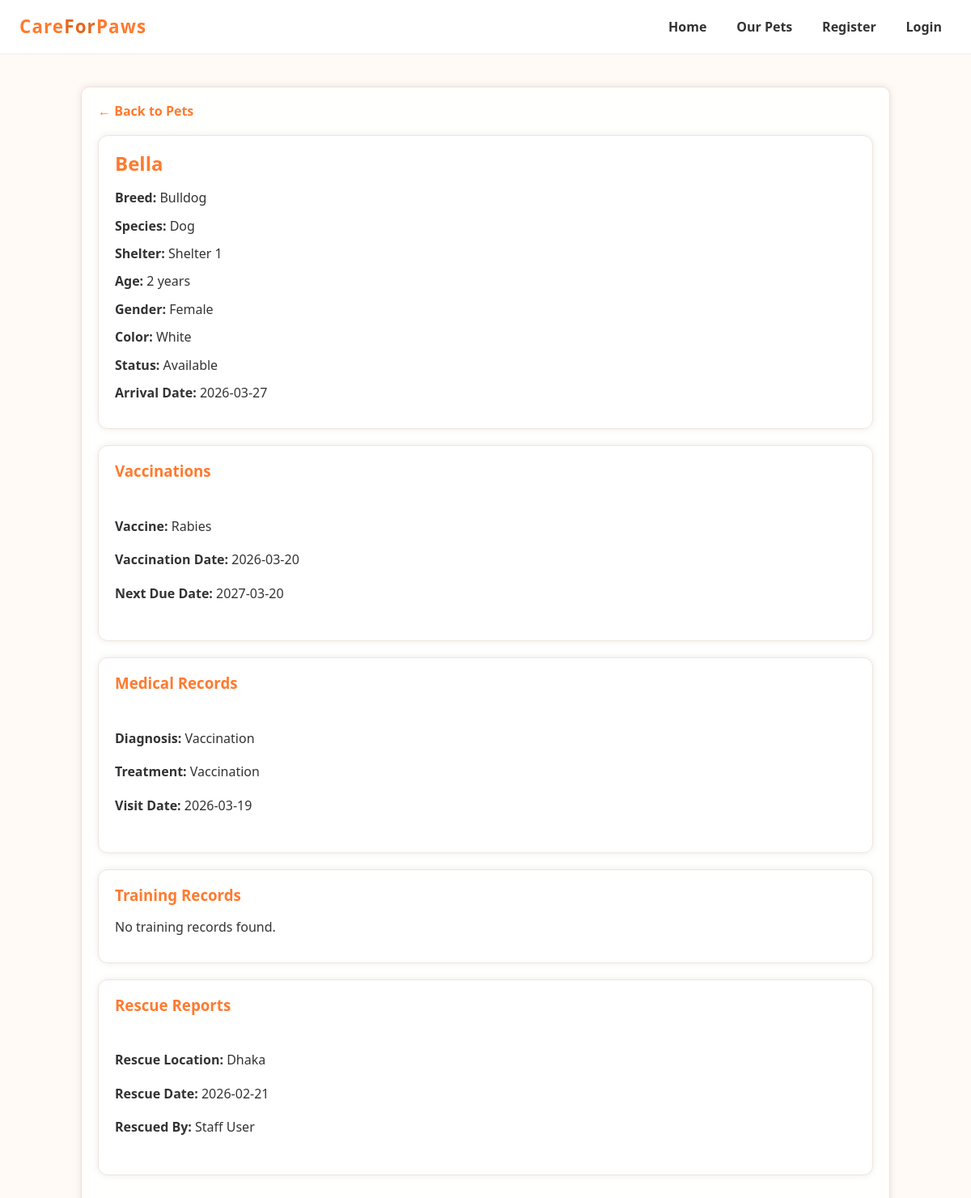
Page /pet_shelter_db/pet_details.php?pet_id=2 on the committed database.
### tables this page shows
CREATE TABLE `pets` (
  `pet_id` int(11) NOT NULL,
  `name` varchar(100) DEFAULT NULL,
  `age` int(11) DEFAULT NULL,
  `gender` varchar(10) DEFAULT NULL,
  `color` varchar(50) DEFAULT NULL,
  `arrival_date` date DEFAULT NULL,
  `status` varchar(50) DEFAULT NULL,
  `shelter_id` int(11) DEFAULT NULL,
  `breed_id` int(11) DEFAULT NULL,
  `species_id` int(11) DEFAULT NULL
);

CREATE TABLE `breeds` (
  `breed_id` int(11) NOT NULL,
  `breed_name` varchar(100) NOT NULL,
  `species_id` int(11) DEFAULT NULL
);

CREATE TABLE `species` (
  `species_id` int(11) NOT NULL,
  `species_name` varchar(50) NOT NULL
);

CREATE TABLE `shelters` (
  `shelter_id` int(11) NOT NULL,
  `name` varchar(100) DEFAULT NULL,
  `location` varchar(150) DEFAULT NULL,
  `capacity` int(11) DEFAULT NULL,
  `contact_number` varchar(20) DEFAULT NULL
);

CREATE TABLE `vaccinations` (
  `vaccination_id` int(11) NOT NULL,
  `pet_id` int(11) DEFAULT NULL,
  `vaccine_name` varchar(100) DEFAULT NULL,
  `vaccination_date` date DEFAULT NULL,
  `next_due_date` date DEFAULT NULL
);

CREATE TABLE `medical_records` (
  `record_id` int(11) NOT NULL,
  `pet_id` int(11) DEFAULT NULL,
  `diagnosis` varchar(200) DEFAULT NULL,
  `treatment` varchar(200) DEFAULT NULL,
  `visit_date` date DEFAULT NULL
);

CREATE TABLE `rescue_reports` (
  `report_id` int(11) NOT NULL,
  `pet_id` int(11) DEFAULT NULL,
  `rescue_location` varchar(150) DEFAULT NULL,
  `rescue_date` date DEFAULT NULL,
  `rescued_by` int(11) DEFAULT NULL
);

CREATE TABLE `users` (
  `user_id` int(11) NOT NULL,
  `name` varchar(100) DEFAULT NULL,
  `email` varchar(100) NOT NULL,
  `phone` varchar(20) DEFAULT NULL,
  `password` varchar(255) NOT NULL,
  `role` varchar(20) NOT NULL
);

### pet_shelter_db/pet_details.php (the view, shortened to what this page needs)
<?php
include("includes/db_connect.php");
$pet_id = isset($_GET['pet_id']) ? (int)$_GET['pet_id'] : 0;
$pet_sql = "SELECT pets.*, breeds.breed_name, species.species_name, shelters.name AS shelter_name
            FROM pets
            LEFT JOIN breeds ON pets.breed_id = breeds.breed_id
            LEFT JOIN species ON pets.species_id = species.species_id
            LEFT JOIN shelters ON pets.shelter_id = shelters.shelter_id
            WHERE pets.pet_id = $pet_id";
$pet_result = mysqli_query($conn, $pet_sql);
$pet = mysqli_fetch_assoc($pet_result);
$vacc_sql = "SELECT * FROM vaccinations WHERE pet_id = $pet_id";
$vacc_result = mysqli_query($conn, $vacc_sql);
$med_sql = "SELECT * FROM medical_records WHERE pet_id = $pet_id";
$med_result = mysqli_query($conn, $med_sql);
$train_sql = "SELECT * FROM training_records WHERE pet_id = $pet_id";
$train_result = mysqli_query($conn, $train_sql);
$rescue_sql = "SELECT rescue_reports.*, staff.staff_id, users.name AS rescuer_name
               FROM rescue_reports
               LEFT JOIN staff ON rescue_reports.rescued_by = staff.staff_id
               LEFT JOIN users ON staff.user_id = users.user_id
               WHERE rescue_reports.pet_id = $pet_id";
$rescue_result = mysqli_query($conn, $rescue_sql);
?>
<!DOCTYPE html>
<html lang="en">
<head>
    <link rel="stylesheet" href="css/style.css">
</head>
<body>
<header class="navbar">
    <a class="logo" href="index.php">Care<span>For</span>Paws</a>
    <nav class="menu-links">
        <a href="index.php">Home</a>
        <a href="pets.php">Our Pets</a>
        <a href="register.php">Register</a>
        <a href="login.php">Login</a>
    </nav>
</header>
<div class="panel details-container">
    <a href="pets.php" class="back-link">← Back to Pets</a>
    <div class="section-box">
        <h2><?php echo $pet['name']; ?></h2>
        <p><strong>Breed:</strong> <?php echo $pet['breed_name']; ?></p>
        <p><strong>Species:</strong> <?php echo $pet['species_name']; ?></p>
        <p><strong>Shelter:</strong> <?php echo $pet['shelter_name']; ?></p>
        <p><strong>Age:</strong> <?php echo $pet['age']; ?> years</p>
        <p><strong>Gender:</strong> <?php echo $pet['gender']; ?></p>
        <p><strong>Color:</strong> <?php echo $pet['color']; ?></p>
        <p><strong>Status:</strong> <?php echo $pet['status']; ?></p>
        <p><strong>Arrival Date:</strong> <?php echo $pet['arrival_date']; ?></p>
    </div>
    <div class="section-box">
        <h3>Vaccinations</h3>
        <?php
        if (mysqli_num_rows($vacc_result) > 0) {
            while ($row = mysqli_fetch_assoc($vacc_result)) {
                echo "<div class='record-item'>";
                echo "<p><strong>Vaccine:</strong> " . $row['vaccine_name'] . "</p>";
                echo "<p><strong>Vaccination Date:</strong> " . $row['vaccination_date'] . "</p>";
                echo "<p><strong>Next Due Date:</strong> " . $row['next_due_date'] . "</p>";
                echo "</div>";
            }
        } else {
            echo "<p>No vaccination records found.</p>";
        }
        ?>
    </div>
    <div class="section-box">
        <h3>Medical Records</h3>
        <?php
        if (mysqli_num_rows($med_result) > 0) {
            while ($row = mysqli_fetch_assoc($med_result)) {
                echo "<div class='record-item'>";
                echo "<p><strong>Diagnosis:</strong> " . $row['diagnosis'] . "</p>";
                echo "<p><strong>Treatment:</strong> " . $row['treatment'] . "</p>";
                echo "<p><strong>Visit Date:</strong> " . $row['visit_date'] . "</p>";
                echo "</div>";
            }
        } else {
            echo "<p>No medical records found.</p>";
        }
        ?>
    </div>
    <div class="section-box">
        <h3>Training Records</h3>
        <?php
        if (mysqli_num_rows($train_result) > 0) {
            while ($row = mysqli_fetch_assoc($train_result)) {
                echo "<div class='record-item'>";
                echo "<p><strong>Trainer:</strong> " . $row['trainer_name'] . "</p>";
                echo "<p><strong>Training Type:</strong> " . $row['training_type'] . "</p>";
                echo "<p><strong>Completion Date:</strong> " . $row['completion_date'] . "</p>";
                echo "</div>";
            }
        } else {
            echo "<p>No training records found.</p>";
        }
        ?>
    </div>
    <div class="section-box">
        <h3>Rescue Reports</h3>
        <?php
        if (mysqli_num_rows($rescue_result) > 0) {
            while ($row = mysqli_fetch_assoc($rescue_result)) {
                echo "<div class='record-item'>";
                echo "<p><strong>Rescue Location:</strong> " . $row['rescue_location'] . "</p>";
                echo "<p><strong>Rescue Date:</strong> " . $row['rescue_date'] . "</p>";
                echo "<p><strong>Rescued By:</strong> " . ($row['rescuer_name'] ? $row['rescuer_name'] : 'Unknown') . "</p>";
                echo "</div>";
            }
        } else {
            echo "<p>No rescue reports found.</p>";
        }
        ?>
    </div>
</div>
</body>
</html>

### pet_shelter_db/css/style.css (style rules this page uses)
html { line-height: 1.15; -webkit-text-size-adjust: 100%; }
body { margin: 0; }
a { background-color: transparent; }
b, strong { font-weight: 900; }
:root { --main-bg: #fffaf5; --accent: #ff7a2f; --accent-dark: #e5671f; --text: #333; --muted: #777; --radius: 10px; --shadow: 0 0 10px rgba(0,0,0,0.1); }
* { box-sizing: border-box; }
body { margin: 0; padding: 0; font-family: 'Segoe UI', Tahoma, Geneva, Verdana, sans-serif; color: var(--text); background-color: var(--main-bg); background-image: url('../pet.jpg'); background-position: center; background-size: cover; background-repeat: no-repeat; min-height: 100vh; }
a { color: var(--accent); text-decoration: none; font-weight: 600; }
p { margin-bottom: 15px; }
.back-link { display: inline-block; margin-bottom: 20px; color: var(--accent); text-decoration: none; font-weight: bold; }
.navbar { display: flex; justify-content: space-between; align-items: center; padding: 16px 24px; background: rgba(255, 255, 255, 0.92); backdrop-filter: blur(8px); border-bottom: 1px solid #eee; position: sticky; top: 0; z-index: 50; }
.logo { font-size: 1.4rem; font-weight: 900; color: var(--accent); letter-spacing: 0.05em; }
.logo span { color: var(--accent-dark); }
.menu-links { display: flex; gap: 0.8rem; list-style: none; margin: 0; padding: 0; }
.menu-links a { color: var(--text); text-decoration: none; font-weight: 600; padding: 8px 12px; border-radius: 6px; transition: all 0.2s ease; }
.panel { width: min(95%, 1100px); margin: 2.5rem auto; padding: 20px; background: rgba(255,255,255,0.92); border-radius: var(--radius); box-shadow: var(--shadow); border: 1px solid #f2e1d7; }
.section-box { background-color: rgba(255,255,255,0.98); padding: 24px; border-radius: var(--radius); box-shadow: 0 16px 30px rgba(0,0,0,0.08); border: 1px solid #f0e5dc; margin-bottom: 20px; }
.section-box h2, .section-box h3 { color: var(--accent); margin-top: 0; }
.record-item { border-bottom: 1px solid #ddd; padding: 12px 0; line-height: 1.6; }
.record-item:last-child { border-bottom: none; }
.details-container { width: min(95%, 1000px); margin: 2.5rem auto; }
.panel a { margin-right: 10px; }

### pet_shelter_db/pet_details.php (style rules this page uses)
.details-container { width: 90%; max-width: 1000px; margin: 40px auto; }
.section-box { background: #fff; padding: 20px; margin-bottom: 20px; border-radius: 12px; box-shadow: 0 0 10px rgba(0,0,0,0.08); }
.section-box h2, .section-box h3 { color: #ff7a2f; }
.back-link { display: inline-block; margin-bottom: 20px; color: #ff7a2f; text-decoration: none; font-weight: bold; }
.record-item { border-bottom: 1px solid #ddd; padding: 10px 0; }
.record-item:last-child { border-bottom: none; }

### rows in the picture
pets: name "Bella", breed.breed_name "Bulldog", species.species_name "Dog", shelter.name "Shelter 1", age "2", gender "Female", color "White", status "Available", arrival_date "2026-03-27"
vaccinations: vaccine_name "Rabies", vaccination_date "2026-03-20", next_due_date "2027-03-20"
medical_records: diagnosis "Vaccination", treatment "Vaccination", visit_date "2026-03-19"
rescue_reports: rescue_location "Dhaka", rescue_date "2026-02-21", users.name "Staff User"
